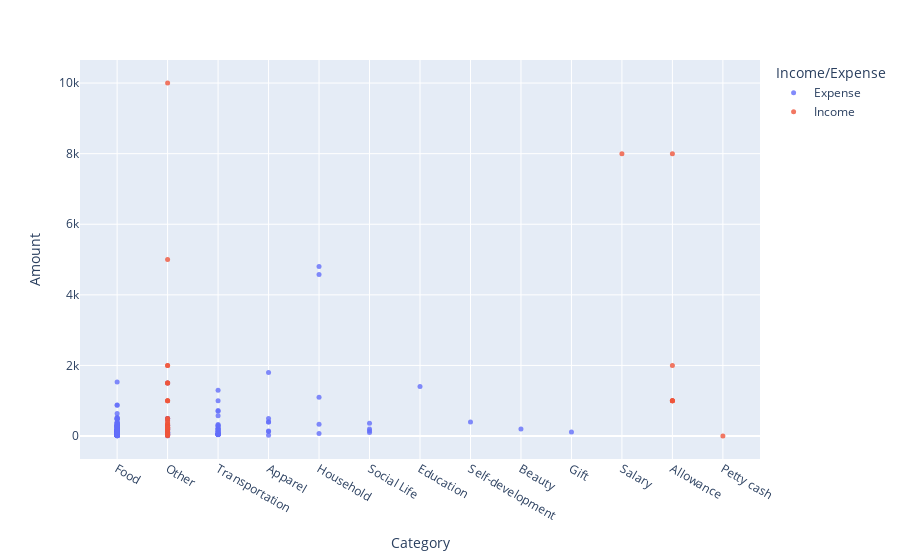

The cell this chart's notebook holds for it:
### Code cell
fig = px.scatter(expense_df,
                 x='Category',
                 y='Amount',
                 color='Income/Expense',
                 opacity=0.8,
                 title='')
fig.update_traces(marker_size=5)
fig.show()

### Figure 1 — Plotly figure (JSON) as saved in the notebook; plotly's stock layout.template omitted (floating-point values rounded to 4 significant figures; data arrays with more than 128 entries replaced by an {"elided": "..."} marker saying what was removed)
{"data": [{"hovertemplate": "Income/Expense=Expense<br>Category=%{x}<br>Amount=%{y}<extra></extra>", "legendgroup": "Expense", "marker": {"color": "#636efa", "opacity": 0.8, "size": 5, "symbol": "circle"}, "mode": "markers", "name": "Expense", "orientation": "v", "showlegend": true, "type": "scatter", "x": {"elided": "227 str values"}, "xaxis": "x", "y": {"elided": "227 float values"}, "yaxis": "y"}, {"hovertemplate": "Income/Expense=Income<br>Category=%{x}<br>Amount=%{y}<extra></extra>", "legendgroup": "Income", "marker": {"color": "#EF553B", "opacity": 0.8, "size": 5, "symbol": "circle"}, "mode": "markers", "name": "Income", "orientation": "v", "showlegend": true, "type": "scatter", "x": ["Other", "Other", "Other", "Other", "Other", "Other", "Other", "Other", "Other", "Other", "Other", "Other", "Other", "Other", "Other", "Other", "Other", "Other", "Other", "Other", "Other", "Other", "Other", "Other", "Other", "Salary", "Other", "Other", "Other", "Other", "Allowance", "Other", "Other", "Other", "Other", "Other", "Other", "Allowance", "Other", "Allowance", "Other", "Allowance", "Allowance", "Allowance", "Petty cash", "Other"], "xaxis": "x", "y": [200, 500, 200, 1500, 10000, 1000, 5000, 500, 300, 1500, 125, 310, 2000, 200, 1000, 1500, 170, 70, 340, 240, 340, 1000, 200, 260, 440, 8000, 201, 5, 140, 300, 1000, 30, 250, 20, 250, 80, 40, 1000, 400, 1000, 240, 8000, 1000, 2000, 3, 2000], "yaxis": "y"}], "layout": {"autosize": true, "legend": {"title": {"text": "Income/Expense"}, "tracegroupgap": 0}, "margin": {"t": 60}, "xaxis": {"anchor": "y", "autorange": true, "domain": [0, 1], "range": [-0.7193, 12.72], "title": {"text": "Category"}, "type": "category"}, "yaxis": {"anchor": "x", "autorange": true, "domain": [0, 1], "range": [-756.4, 10760.0], "title": {"text": "Amount"}, "type": "linear"}}}
